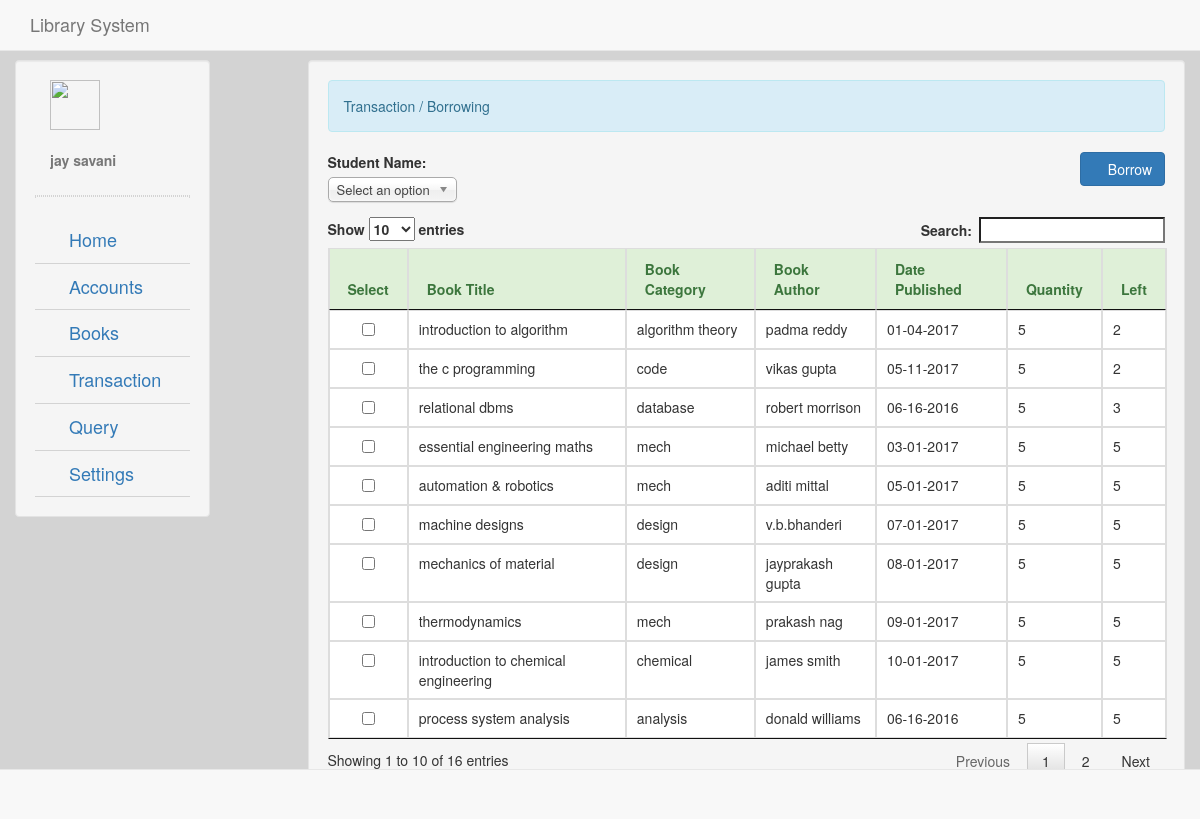
The app's page /borrowing.php (signed in) with its own data.
### tables this page shows
CREATE TABLE `book` (
  `book_id` int(11) NOT NULL,
  `book_title` varchar(50) NOT NULL,
  `book_description` varchar(100) NOT NULL,
  `book_category` varchar(100) NOT NULL,
  `book_author` varchar(100) NOT NULL,
  `date_publish` varchar(100) NOT NULL,
  `qty` int(11) NOT NULL
);

### account.php (called while the page is built)
<?php
	require_once 'connect.php';
	$qadmin = $conn->query("SELECT * FROM `admin` WHERE `admin_id` = '$_SESSION[admin_id]'") or die(mysqli_error());
	$fadmin = $qadmin->fetch_array();
	$name = $fadmin['firstname']." ".$fadmin['lastname'];

### borrowing.php (the view, shortened to what this page needs)
<!DOCTYPE html>
<?php
	require_once 'valid.php';
?>
<html lang = "eng">
	<head>
		<link rel = "stylesheet" type = "text/css" href = "css/bootstrap.css" />
		<link rel = "stylesheet" type = "text/css" href = "css/chosen.min.css" />
		<link rel = "stylesheet" type = "text/css" href = "css/jquery.dataTables.css" />
	</head>
	<body style = "background-color:#d3d3d3;">
		<nav class = "navbar navbar-default navbar-fixed-top">
			<div class = "container-fluid">
				<div class = "navbar-header">
					<h4 class = "navbar-text navbar-right">Library System</h4>
				</div>
			</div>
		</nav>
		<div class = "container-fluid">
			<div class = "col-lg-2 well" style = "margin-top:60px;">
				<div class = "container-fluid">
					<img src = "images/user.png" width = "50px" height = "50px"/>
					<br />
					<br />
					<label class = "text-muted"><?php require'account.php'; echo $name;?></label>
				</div>
				<hr style = "border:1px dotted #d3d3d3;"/>
				<ul id = "menu" class = "nav menu">
					<li><a style = "font-size:18px; border-bottom:1px solid #d3d3d3;" href = "home.php"><i class = "glyphicon glyphicon-home"></i> Home</a></li>
					<li><a style = "font-size:18px; border-bottom:1px solid #d3d3d3;" href = ""><i class = "glyphicon glyphicon-tasks"></i> Accounts</a>
					</li>
					<li><a style = "font-size:18px; border-bottom:1px solid #d3d3d3;" href = "book.php"><i class = "glyphicon glyphicon-book"></i> Books</a></li>
					<li><a style = "font-size:18px; border-bottom:1px solid #d3d3d3;" href = ""><i class = "glyphicon glyphicon-th"></i> Transaction</a>
					</li>
					<li><a style = "font-size:18px; border-bottom:1px solid #d3d3d3;" href = "querylist.php"><i class = "glyphicon glyphicon-tasks"></i> Query </a></li>
					<li><a  style = "font-size:18px; border-bottom:1px solid #d3d3d3;" href = ""><i class = "glyphicon glyphicon-cog"></i> Settings</a>
					</li>
				</ul>
			</div>
			<div class = "col-lg-9 well" style = "margin-top:60px;">
				<div class = "alert alert-info">Transaction / Borrowing</div>
				<form method = "POST" action = "borrow.php" enctype = "multipart/form-data">
					<div class = "form-group pull-left">
						<label>Student Name:</label>
						<br />
						<select name = "student_id" id = "student">
							<option value = "" selected = "selected" disabled = "disabled">Select an option</option>
						</select>
					</div>
					<div class = "form-group pull-right">
						<button name = "save_borrow" class = "btn btn-primary"><span class = "glyphicon glyphicon-thumbs-up"></span> Borrow</button>
					</div>
					<table id = "table" class = "table table-bordered">
						<thead class = "alert-success">
							<tr>
								<th>Select</th>
								<th>Book Title</th>
								<th>Book Category</th>
								<th>Book Author</th>
								<th>Date Published</th>
								<th>Quantity</th>
								<th>Left</th>
							</tr>
						</thead>
						<tbody>
							<?php
								$q_book = $conn->query("SELECT * FROM `book`") or die(mysqli_error());
								while($f_book = $q_book->fetch_array()){
								$q_borrow = $conn->query("SELECT SUM(qty) as total FROM `borrowing` WHERE `book_id` = '$f_book[book_id]' && `status` = 'Borrowed'") or die(mysqli_error());
								$new_qty = $q_borrow->fetch_array();
								$total = $f_book['qty'] - $new_qty['total'];
							?>
							<tr>
								<td>
									<?php
										if($total == 0){
											echo "<center><label class = 'text-danger'>Not Available</label></center>";
										}else{
											echo '<input type = "hidden" name = "book_id[]" value = "'.$f_book['book_id'].'"><center><input type = "checkbox" name = "selector[]" value = "1"></center>';
										}
									?>
								</td>
								<td><?php echo $f_book['book_title']?></td>
								<td><?php echo $f_book['book_category']?></td>
								<td><?php echo $f_book['book_author']?></td>
								<td><?php echo date("m-d-Y", strtotime($f_book['date_publish']))?></td>
								<td><?php echo $f_book['qty']?></td>
								<td><?php echo $total?></td>
							</tr>
							<?php
								}
							?>
						</tbody>
					</table>
				</form>
			</div>
		</div>
		<nav class = "navbar navbar-default navbar-fixed-bottom">
		</nav>
	</body>
</html>

### records on screen
book: book_title "introduction to algorithm", book_category "algorithm theory", book_author "padma reddy", date_publish "01-04-2017", qty "5", total "2"
book: book_title "the c programming", book_category "code", book_author "vikas gupta", date_publish "05-11-2017", qty "5", total "2"
book: book_title "relational dbms", book_category "database", book_author "robert morrison", date_publish "06-16-2016", qty "5", total "3"
book: book_title "essential engineering maths", book_category "mech", book_author "michael betty", date_publish "03-01-2017", qty "5"
book: book_title "automation & robotics", book_category "mech", book_author "aditi mittal", date_publish "05-01-2017", qty "5"
book: book_title "machine designs", book_category "design", book_author "v.b.bhanderi", date_publish "07-01-2017", qty "5"
book: book_title "mechanics of material", book_category "design", book_author "jayprakash gupta", date_publish "08-01-2017", qty "5"
book: book_title "thermodynamics", book_category "mech", book_author "prakash nag", date_publish "09-01-2017", qty "5"
book: book_title "introduction to chemical engineering", book_category "chemical", book_author "james smith", date_publish "10-01-2017", qty "5"
book: book_title "process system analysis", book_category "analysis", book_author "donald williams", date_publish "06-16-2016", qty "5"

### other values on screen
$name "jay savani"
